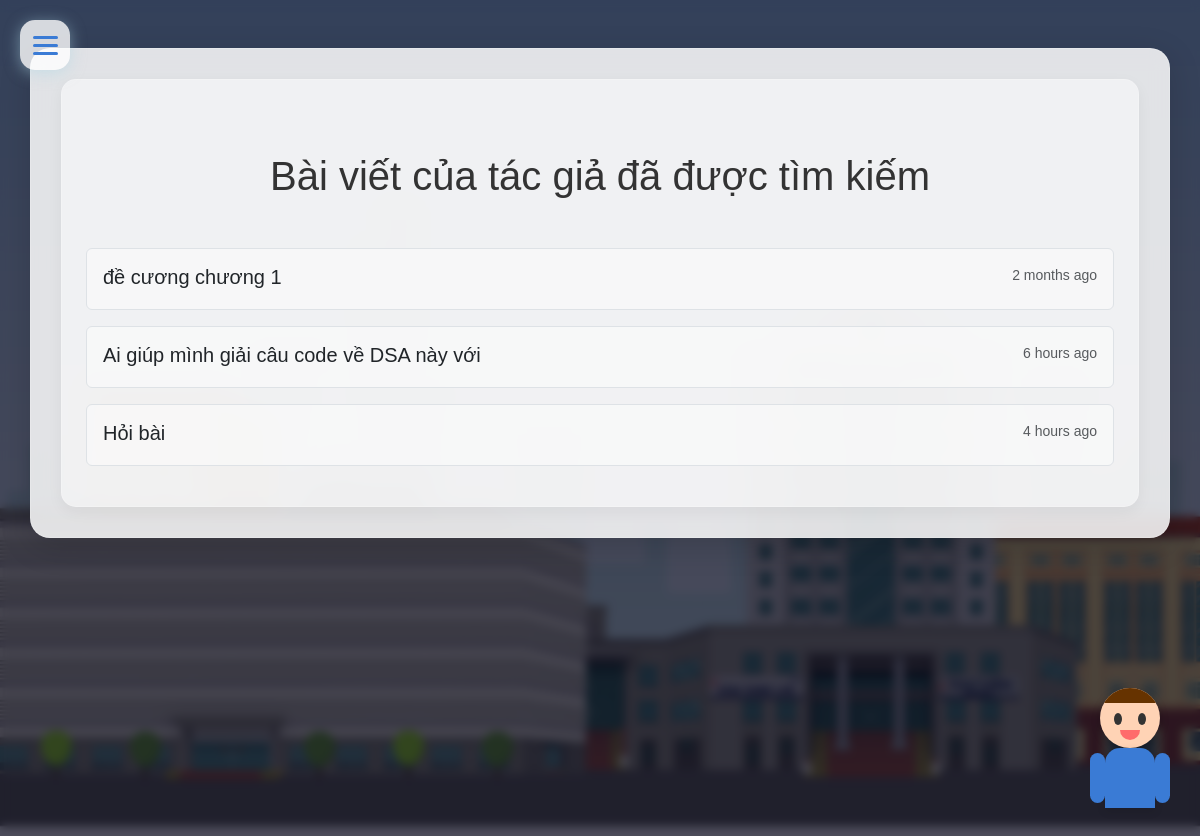
Page /forum/by/nguyen/ on the committed database.
### forums/models.py (models this page shows, shortened)
class Forum(models.Model):
    user = models.ForeignKey(settings.AUTH_USER_MODEL, on_delete=models.CASCADE)
    title = models.CharField(max_length=100)
    slug = models.SlugField(unique=True)
    desc = models.TextField()
    created_at = models.DateTimeField(auto_now_add=True)

### forums/views.py (the view)
# urls.py: path('by/<str:username>/', ForumUserListView.as_view(), name='forum-by'),
class ForumUserListView(ListView):
    template_name = 'forum_by_user.html'
    paginate_by = 3
    def get_queryset(self):
        self.user = get_object_or_404(User, username=self.kwargs['username'])
        return Forum.objects.filter(user=self.user)

### templates/forum_by_user.html (shortened to what this page needs)
{% load static %}
{% load humanize %}
<!DOCTYPE html>
<html lang="en">
<head>
  <link rel="stylesheet" href="{% static 'cssQuan/bootstrap.min.css' %}">
  <link rel="stylesheet" href="{% static 'css/style.css' %}">
  <link rel="stylesheet" href="https://cdnjs.cloudflare.com/ajax/libs/font-awesome/5.15.4/css/all.min.css">
</head>
<body>
  {% include "Components/newmenu.html" %}
  <div class="container my-5">
    <div class="jumbotron p-4">
      <h1 class="text-center my-5">Bài viết của tác giả đã được tìm kiếm</h1>
      <div class="list-group">
        {% for forum in object_list %}
          <a href="{% url 'forum-detail' forum.slug %}" class="list-group-item list-group-item-action mb-3 p-3 border rounded">
            <div class="d-flex w-100 justify-content-between">
              <h5 class="mb-1">{{ forum.title }}</h5>
              <small class="text-muted">{{ forum.created_at|naturaltime }}</small>
            </div>
          </a>
        {% endfor %}
      </div>
    </div>
  </div>
  {% include "Components/chat_bubble.html" %}
</body>
</html>

### static/css/style.css (style rules this page uses)
* { font-family: 'Arial', 'Tahoma', 'Verdana', 'Roboto', 'Open Sans', sans-serif; }
body { background-image: url("../images/Bg1.jpg"); background-size: cover; background-repeat: no-repeat; background-attachment: fixed; background-position: center; }

### templates/forum_by_user.html (style rules this page uses)
body { background-image: url('/static/images/Ptit.jpg'); background-size: cover; background-repeat: no-repeat; background-attachment: fixed; font-family: 'Arial', sans-serif; color: #333; position: relative; min-height: 100vh; }
body::before { content: ''; position: fixed; top: 0; left: 0; width: 100%; height: 100%; background-color: rgba(0, 0, 20, 0.7); backdrop-filter: blur(5px); -webkit-backdrop-filter: blur(5px); z-index: -1; pointer-events: none; }
.container { background: rgba(255, 255, 255, 0.85); border-radius: 20px; box-shadow: 0 8px 32px rgba(0, 0, 0, 0.15); backdrop-filter: blur(10px); -webkit-backdrop-filter: blur(10px); padding: 30px; margin-top: 80px; margin-bottom: 50px; transition: all 0.3s ease; border: 1px solid rgba(255, 255, 255, 0.18); }
.jumbotron { background: rgba(255, 255, 255, 0.5); border-radius: 15px; padding: 30px; box-shadow: 0 5px 15px rgba(0, 0, 0, 0.05); transition: all 0.3s ease; border: 1px solid rgba(255, 255, 255, 0.18); }
.list-group-item { background: rgba(255, 255, 255, 0.5); border-radius: 15px; transition: all 0.3s ease; border: 1px solid rgba(255, 255, 255, 0.18); }

### rows in the picture
Forum: title "đề cương chương 1", created_at "2 months ago"
Forum: title "Ai giúp mình giải câu code về DSA này với", created_at "6 hours ago"
Forum: title "Hỏi bài", created_at "4 hours ago"
